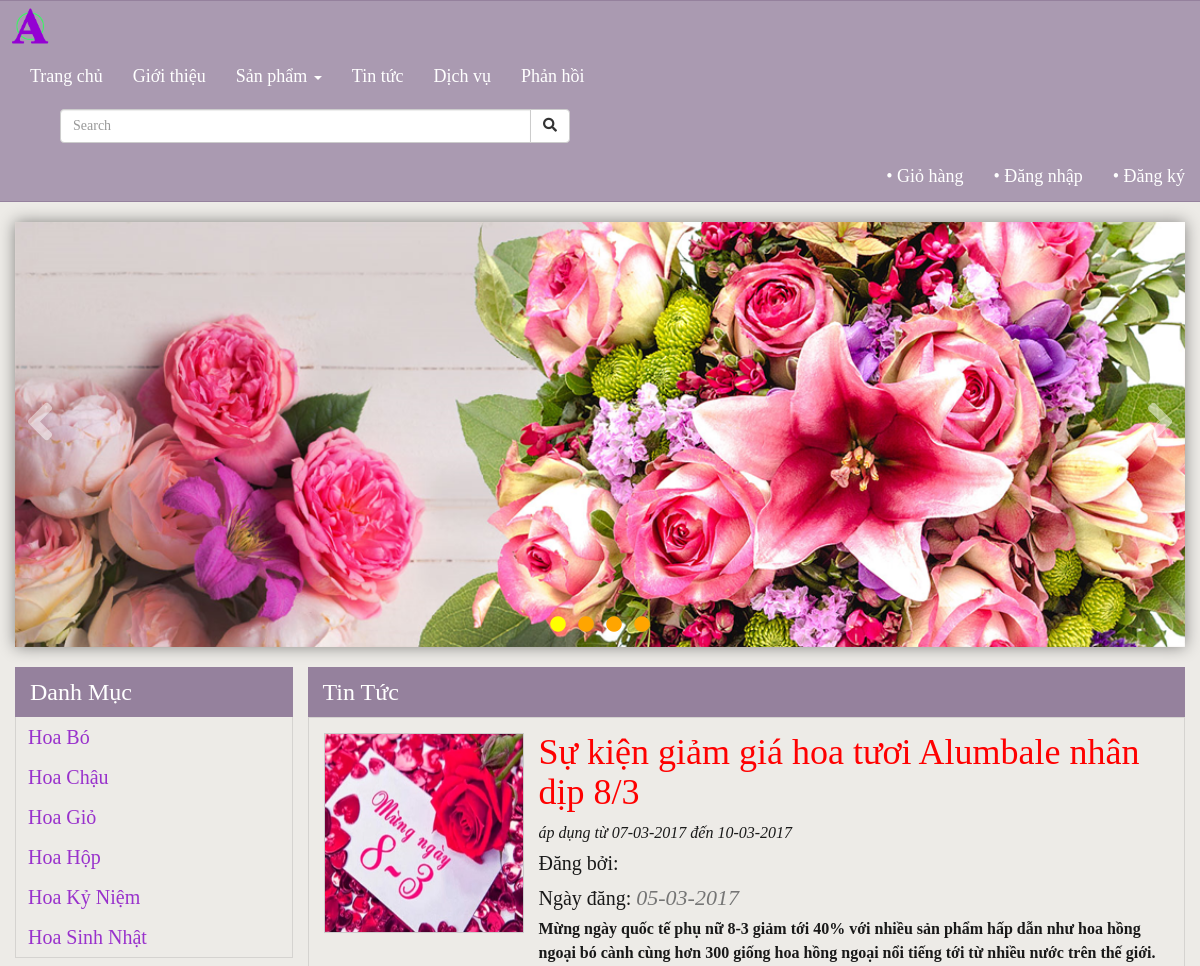
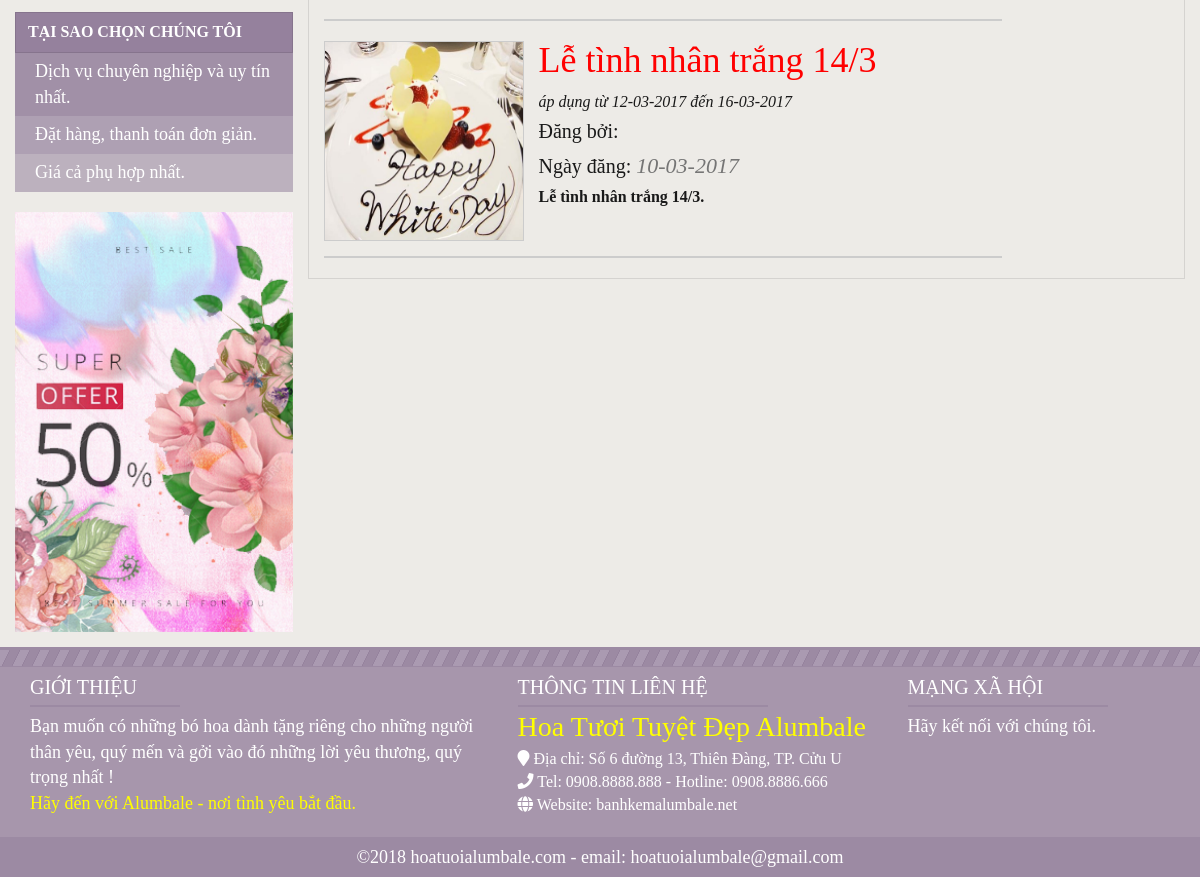
The app's page /index.php?act=tintuc with its own data (2 pictures, top to bottom).
### tables this page shows
CREATE TABLE `loaisanpham` (
  `idCL` int(20) NOT NULL,
  `tenCL` varchar(255) NOT NULL,
  `thutuCL` int(20) NOT NULL
);

CREATE TABLE `tintuc` (
  `idTT` int(20) NOT NULL,
  `tenTT` varchar(255) NOT NULL,
  `tenTT_kd` varchar(255) NOT NULL,
  `idUser` int(20) NOT NULL,
  `ngaydangTT` date NOT NULL,
  `ngaytuTT` date NOT NULL,
  `ngaydenTT` date NOT NULL,
  `motaTT` text NOT NULL,
  `hinhanhTT` varchar(255) NOT NULL
);

### modules/content/tintuc.php (the view, shortened to what this page needs)
<div style="width:100%">
    <div class="title-2">
        <h2>Tin Tức</h2>
    </div>
    <div style="border:1px solid rgba(0,0,0,.1);padding:0 15px 0 15px">
        <?php
            $sql = "select * from tintuc";
            $run = mysqli_query($conn,$sql);
        while($dong=mysqli_fetch_array($run,MYSQLI_ASSOC))
        {
        ?>
        <div style="width:100%;margin:0 auto;color:#191919">
            <div>
                <img src="admin/uploads/<?php echo $dong['hinhanhTT']?>" style="width:200px;height:200px;border:1px solid #ccc;margin:0 15px 15px 0;float:left"/>
                <h1 style="margin-top:15px"><a href="index.php?act=chitiettintuc&id=<?php echo $dong['idTT']?>" style="color:red;text-decoration:none;margin-top:15px"><?php echo $dong['tenTT'] ?></a></h1>
                <div style="font-style:italic;font-size:16px;margin: 4px 0">áp dụng từ <?php echo date("d-m-Y", strtotime($dong['ngaytuTT'])); ?> đến <?php echo date("d-m-Y", strtotime($dong['ngaydenTT'])); ?></div>
                <div style="font-size:20px;margin: 4px 0">Đăng bởi:</div>
                <div style="font-size:20px;margin: 4px 0">Ngày đăng: <span style="font-size:22px;color:#757575;font-style:italic"><?php echo date("d-m-Y", strtotime($dong['ngaydangTT'])); ?></span></div>
                <div style="line-height:24px"><?php echo $dong['motaTT'] ?></div>
                <hr width="80%" align="left" style="clear:both;border:1px solid #ccc"></hr>
            </div>
        </div>
        <?php
        }
        ?>
    </div>
</div>

### modules/body.php (shortened to what this page needs)
<div class="container" style="margin-bottom:15px;">
    <div class="row">
        <div id="left" class="col-xs-12 col-md-3" style="padding-left:0">
            <div id="categories">
                <div class="title-1">
                    <h2>Danh Mục</h2>
                </div>
                <ul class="list-group">
                    <?php
                        $sql = "select * from loaisanpham";
                        $run = mysqli_query($conn,$sql);
                        while($rows=mysqli_fetch_array($run,MYSQLI_ASSOC))
                        {
                            echo "<li class='list-group-item'><a href='index.php?act=loaisanpham&id=$rows[idCL]'>".$rows['tenCL']."</a></li>";
                        }
                    ?>
                </ul>
            </div>
            <div style="width:100%;color:#fff;font-size:18px">
                <div style="width:100%;background:rgba(149,129,157,1);border:1px solid rgba(0,0,0,.1);padding:8px 12px;box-sizing:border-box;margin-top:15px;font-weight:bold;font-size:16px">TẠI SAO CHỌN CHÚNG TÔI</div>
                <div style="width:100%;background:rgba(149,129,157,0.85);padding:6px 20px;box-sizing:border-box">Dịch vụ chuyên nghiệp và uy tín nhất.</div>
                <div style="width:100%;background:rgba(149,129,157,0.7);padding:6px 20px;box-sizing:border-box">Đặt hàng, thanh toán đơn giản.</div>
                <div style="width:100%;background:rgba(149,129,157,0.55);padding:6px 20px;box-sizing:border-box">Giá cả phụ hợp nhất.</div>
            </div>
            <div style="margin-top:20px">
                <a href="#"><img src="media/images/advertisement.png" alt="" width="100%"></a>
            </div>
        </div>
        <div id="right" class="col-xs-12 col-md-9" style="padding:0">
            <?php
                if(isset($_GET['act']))
                {
                    $tam = $_GET['act'];
                }
                else
                    $tam = '';
                switch($tam)
                {
                    case 'tintuc': include('modules/content/tintuc.php'); break;
                }
            ?>
        </div>
    </div>
</div>

### library/css/style.css (style rules this page uses)
body { color: #212121; font-size: 16px; font-family: 'Times New Roman', Times, serif; background: #edebe7; }
.container { padding: 0; }
.row { margin: 0; }
#left { max-width: 100%; }
#right { max-width: 100%; }
#categories { width: 100%; }
#categories .title-1 { width: 100%; height: 50px; background: rgba(149,129,157,1); }
#categories h2 { color: #fff; font-size: 24px; line-height: 50px; margin-left: 15px; }
#right .title-2 { width: 100%; height: 50px; background: rgba(149,129,157,1); }
#right h2 { color: #fff; font-size: 24px; line-height: 50px; margin-left: 15px; }
#categories .list-group { width: 100%; list-style: none; border-right: 1px solid rgba(0,0,0,.1); border-bottom: 1px solid rgba(0,0,0,.1); border-left: 1px solid rgba(0,0,0,.1); box-sizing: border-box; }
#categories .list-group .list-group-item { width: 100%; height: 40px; line-height: 40px; background: none; border: none; padding: 0; margin: 0; }
#categories .list-group .list-group-item a { display: block; text-decoration: none; color: darkorchid; font-size: 20px; padding: 0 12px; }

### records on screen
loaisanpham: tenCL "Hoa Bó"
loaisanpham: tenCL "Hoa Chậu"
loaisanpham: tenCL "Hoa Giỏ"
loaisanpham: tenCL "Hoa Hộp"
loaisanpham: tenCL "Hoa Kỷ Niệm"
loaisanpham: tenCL "Hoa Sinh Nhật"
tintuc: hinhanhTT (picture), tenTT "Sự kiện giảm giá hoa tươi Alumbale nhân dịp 8/3", ngaytuTT "07-03-2017", ngaydenTT "10-03-2017", ngaydangTT "05-03-2017", motaTT "Mừng ngày quốc tế phụ nữ 8-3 giảm tới 40% với nhiều sản phẩm hấp dẫn như hoa hồng ngoại bó cành cùng hơn 300 giống hoa hồng ngoại nổi tiếng tới từ nhiều nước trên thế giới."
tintuc: hinhanhTT (picture), tenTT "Lễ tình nhân trắng 14/3", ngaytuTT "12-03-2017", ngaydenTT "16-03-2017", ngaydangTT "10-03-2017", motaTT "Lễ tình nhân trắng 14/3."
